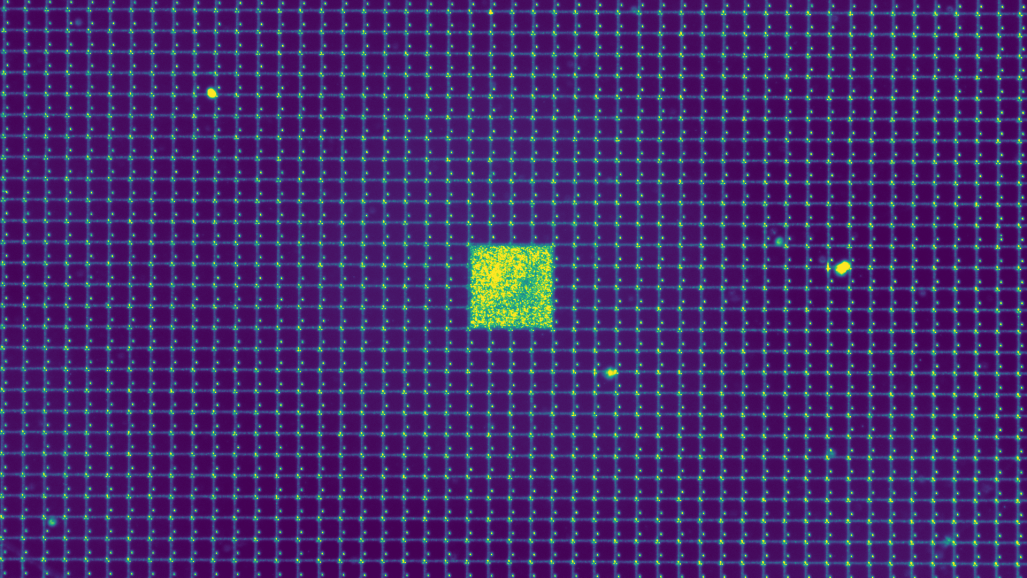
#> input picture DATA_irradiated_fixed_r=15/annealing_T=100_h=25/A1_T=20_20260625-095817/sensor_align.png, 2053 x 1155 px (shown at 1/2 size)
$ python -i __init__.py   (imports and definitions only)
#> lines starting #> are read from the running program, lines starting #| are printed output that depends on the picture
import numpy as np

from . import io
from . import database
from . import process
from . import stitching
from . import rotation

def get_rotation_angle(image):
    # detect edges
#    image = local_thresholding(image)
    thresh = skimage.filters.threshold_otsu(image)
    image = image > thresh
    image = skimage.filters.sobel(image)
    # straight-line Hough transform
    tested_angles = np.linspace(-np.pi / 100, np.pi / 100, 500, endpoint=False)
    h, theta, d = skimage.transform.hough_line(image, theta=tested_angles)
    lines = list(zip(*skimage.transform.hough_line_peaks(h, theta, d)))
    return lines[0][1:]

def rotate_image(image, degrees):
    print(f' --- rotate image: {degrees} degrees')
    rotated = skimage.transform.rotate(image, degrees, resize=False)
    return rotated

>>> import cv2
>>> picture = cv2.imread('../../DATA_irradiated_fixed_r=15/annealing_T=100_h=25/A1_T=20_20260625-095817/sensor_align.png', cv2.IMREAD_GRAYSCALE)
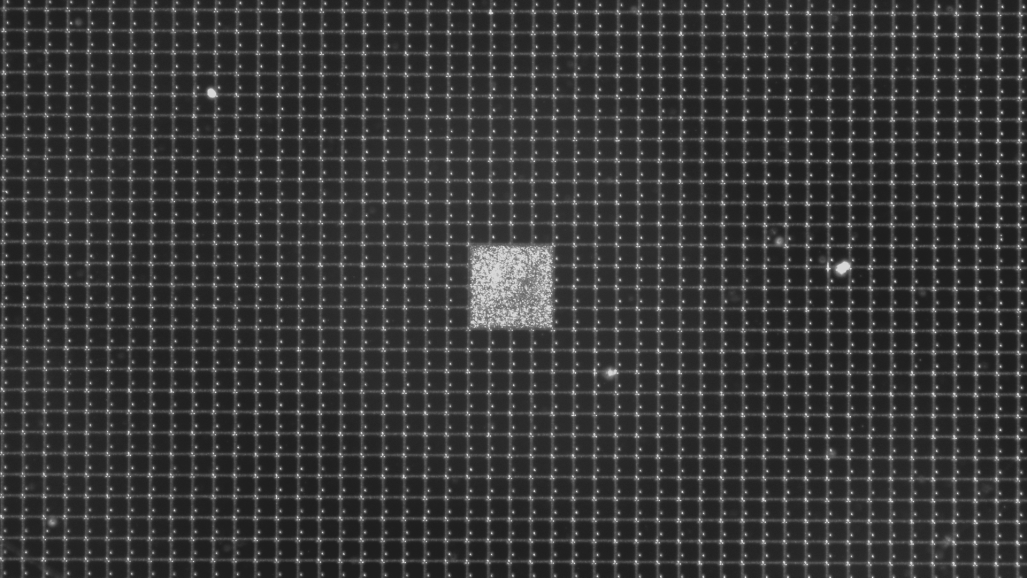
#> picture: shape (1155, 2053) (shown at 1/2 size); min 30, max 215, mean 56.8
#> (the run stopped early here; a loop or call above may not have finished)
